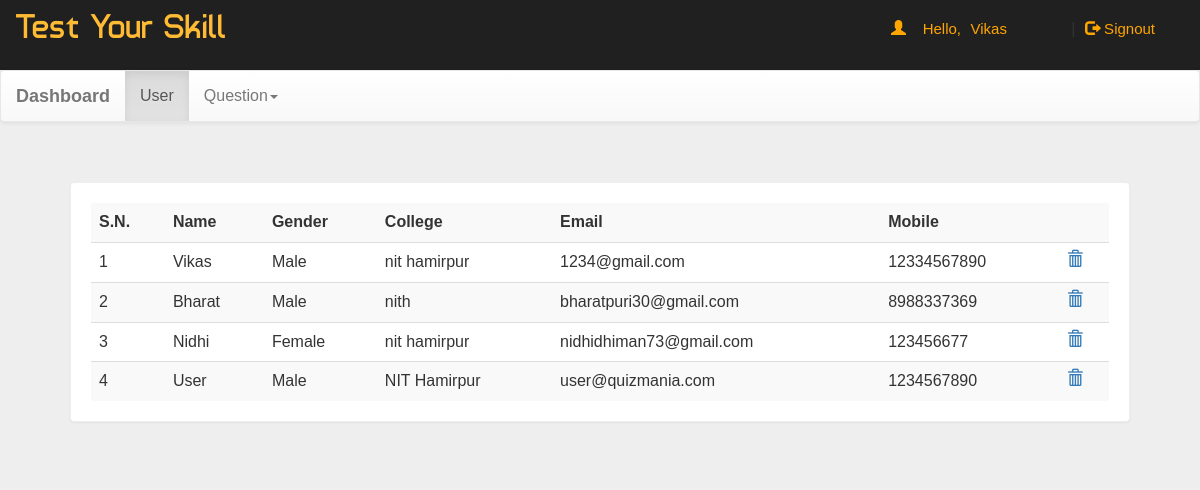
Page /quizmaniaproject/dash.php?q=1 (signed in) on the committed database.
### tables this page shows
CREATE TABLE `user` (
  `name` varchar(50) NOT NULL,
  `gender` varchar(7) NOT NULL,
  `college` varchar(100) NOT NULL,
  `email` varchar(50) NOT NULL,
  `mob` bigint(20) NOT NULL,
  `password` varchar(50) NOT NULL
);

### quizmaniaproject/dash.php (the view, shortened to what this page needs)
<!DOCTYPE html PUBLIC "-//W3C//DTD XHTML 1.0 Transitional//EN" "http://www.w3.org/TR/xhtml1/DTD/xhtml1-transitional.dtd">
<html xmlns="http://www.w3.org/1999/xhtml">
<head>
<link  rel="stylesheet" href="css/bootstrap.min.css"/>
 <link  rel="stylesheet" href="css/bootstrap-theme.min.css"/>
 <link rel="stylesheet" href="css/main.css">
 <link  rel="stylesheet" href="css/font.css">
</head>
<body  style="background:#eee;">
<div class="header">
<div class="row">
<div class="col-lg-6">
<span class="logo">Test Your Skill</span></div>
<?php
 include_once 'dbConnection.php';
  if(!(isset($_SESSION['email']))){
header("location:index.php");
}
else
{
$name = $_SESSION['name'];
echo '<span class="pull-right top title1" ><span class="log1"><span class="glyphicon glyphicon-user" aria-hidden="true"></span>&nbsp;&nbsp;&nbsp;&nbsp;Hello,</span> <a class="log log1">'.$name.'</a>&nbsp;|&nbsp;<a href="logout.php?q=account.php" class="log"><span class="glyphicon glyphicon-log-out" aria-hidden="true"></span>&nbsp;Signout</button></a></span>';
}?>
</div></div>
<nav class="navbar navbar-default title1">
  <div class="container-fluid">
    <div class="navbar-header">
      <a class="navbar-brand" href="dash.php?q=0"><b>Dashboard</b></a>
    </div>
    <div class="collapse navbar-collapse" id="bs-example-navbar-collapse-1">
      <ul class="nav navbar-nav">
        <li <?php if(@$_GET['q']==1) echo'class="active"'; ?>><a href="dash.php?q=1">User</a></li>
        <li class="dropdown <?php if(@$_GET['q']==4 || @$_GET['q']==5) echo'active"'; ?>">
          <a href="#" class="dropdown-toggle" data-toggle="dropdown" role="button" aria-haspopup="true" aria-expanded="false">Question<span class="caret"></span></a>
        </li>
      </ul>
          </div>
  </div>
</nav>
<div class="container">
<div class="row">
<div class="col-md-12">
<?php if(@$_GET['q']==1) {
$result = mysqli_query($con,"SELECT * FROM user") or die('Error');
echo  '<div class="panel"><table class="table table-striped title1">
<tr><td><b>S.N.</b></td><td><b>Name</b></td><td><b>Gender</b></td><td><b>College</b></td><td><b>Email</b></td><td><b>Mobile</b></td><td></td></tr>';
$c=1;
while($row = mysqli_fetch_array($result)) {
	$name = $row['name'];
	$mob = $row['mob'];
	$gender = $row['gender'];
    $email = $row['email'];
	$college = $row['college'];
	echo '<tr><td>'.$c++.'</td><td>'.$name.'</td><td>'.$gender.'</td><td>'.$college.'</td><td>'.$email.'</td><td>'.$mob.'</td>
	<td><a title="Delete User" href="update.php?demail='.$email.'"><b><span class="glyphicon glyphicon-trash" aria-hidden="true"></span></b></a></td></tr>';
}
echo '</table></div>';
}?>
</div>
</div></div>
</body>
</html>

### quizmaniaproject/css/main.css (style rules this page uses)
body { overflow-x:hidden; width:100%; font: 15px "Century Gothic", "Times Roman", sans-serif; background:#eee; min-height:550px; background-attachment:fixed; }
.panel { border-color:#eee; margin:40px; padding:20px; font: 15px "Century Gothic", "Times Roman", sans-serif; }
.header { background:#202020; height:70px; }
.logo { font-family:'typo'; font-size:35px; color:#ffbb33; margin:15px; }
.title1 { font: 16px "Century Gothic", "Times Roman", sans-serif; }
.top { margin-top:20px; }
.log1 { font: 15px 'Ubuntu', sans-serif; color:orange; margin-left:10px; }
.log { margin:10px; margin-right:60px; margin-left:5px; color:orange; text-decoration:none; font-size:20px; font-size:15px; }

### rows in the picture
user: name "Vikas", gender "Male", college "nit hamirpur", email "1234@gmail.com", mob "12334567890"
user: name "Bharat", gender "Male", college "nith", email "bharatpuri30@gmail.com", mob "8988337369"
user: name "Nidhi", gender "Female", college "nit hamirpur", email "nidhidhiman73@gmail.com", mob "123456677"
user: name "User", gender "Male", college "NIT Hamirpur", email "user@quizmania.com", mob "1234567890"

### other values in the picture
$name "Vikas"
